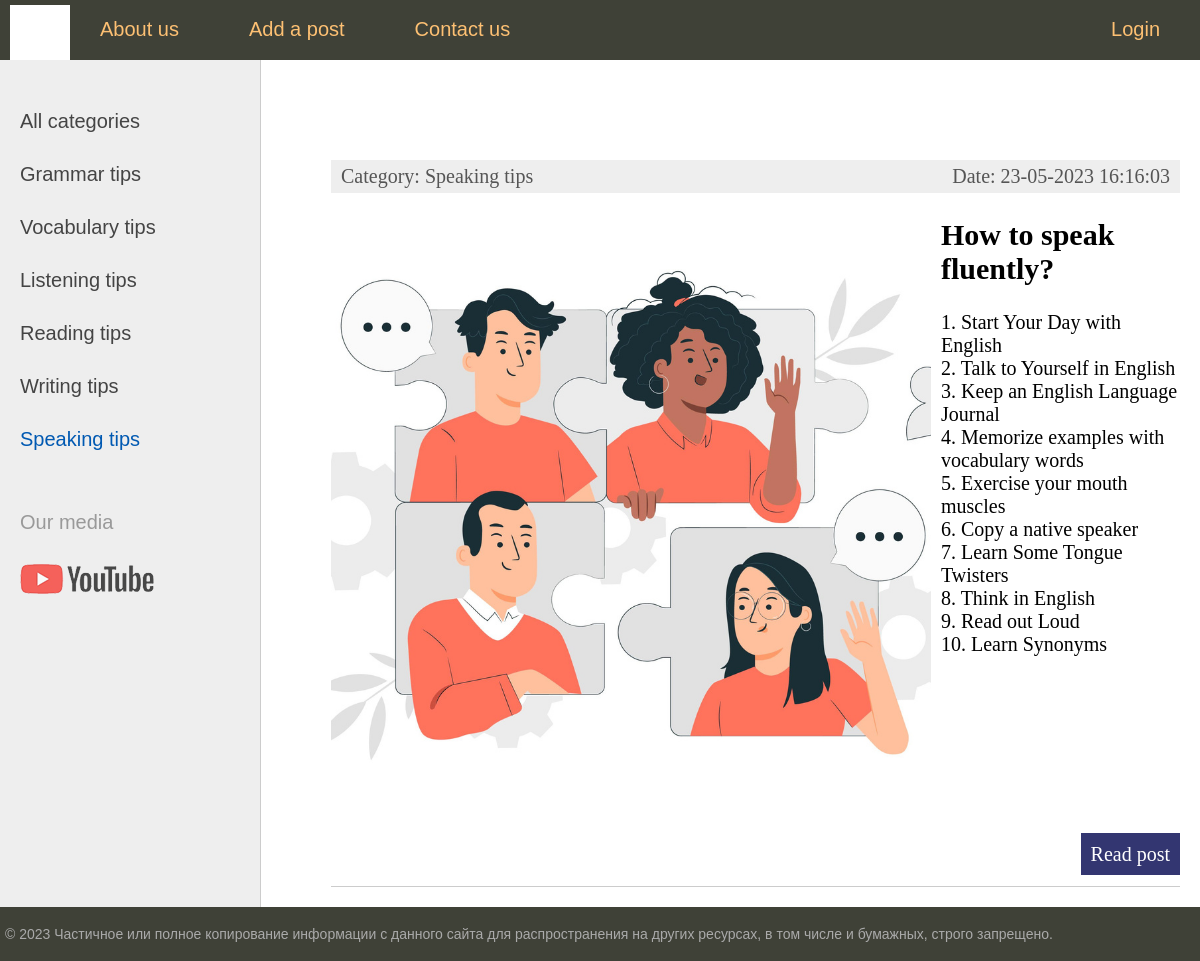
/category/6/, run on the app's committed database.
### blog/models.py (models this page shows, shortened)
class Category(models.Model):
    name = models.CharField(max_length=100, db_index=True, verbose_name='Category')
    def __str__(self):
        return self.name
    class Meta:
        verbose_name = 'Category'
        verbose_name_plural = 'Category'
        ordering = ['id']
    def get_absolute_url(self):
        return reverse('category', kwargs={'cat_id': self.pk})

class Blog(models.Model):
    title = models.CharField(max_length=255, verbose_name='topic')
    content = models.TextField(blank=True)
    photo = models.ImageField(upload_to="photos/%Y/%m/%d/")
    video = models.FileField(upload_to="videos/%Y/%m/%d/", null=True) #, validators=[FileExtesionValidator(allowed_extensions=['MOV', 'mp4', 'avi', 'mkv', 'webm'])])
    time_create = models.DateTimeField(auto_now_add=True, verbose_name='Posted')
    time_update = models.DateTimeField(auto_now=True, verbose_name='Last updated')
    is_published = models.BooleanField(default=True, verbose_name='Published')
    cat = models.ForeignKey('Category', on_delete=models.PROTECT, null=True)
    def get_absolute_url(self):
        return reverse('post', kwargs={'post_id': self.pk})
    class Meta:
        verbose_name = 'A Useful Blog'
        verbose_name_plural = 'A Useful Blog'
        ordering = ['-time_create', 'title']

### blog/views.py (the view)
# urls.py: path('category/<int:cat_id>/', show_category, name='category'),
def show_category(request, cat_id):
    posts = Blog.objects.filter(cat_id=cat_id)
    if len(posts) == 0:
        raise Http404()
    context = {
        'posts': posts,
        'menu': menu,
        'title': 'Categories',
        'cat_selected': cat_id,
    }
    return render(request, 'blogtemplates/index.html', context=context)

### blog/templatetags/blog_tags.py (called while the page is built)
@register.inclusion_tag('blogtemplates/list_categories.html')
def show_categories(sort=None, cat_selected=0):
    if not cat_selected:
        cats = Category.objects.all()
    else:
        cats = Category.objects.order_by(sort)
    return {"cats": cats, "cat_selected": cat_selected}

### blog/templates/blogtemplates/index.html (shortened to what this page needs)
{% extends 'blogtemplates/base.html' %}
{% block content %}
<ul class="list-articles">
	{% for p in posts %}
			<li><div class="article-panel">
	<p class="first">Category: {{p.cat}}</p>
	<p class="last">Date: {{p.time_update|date:"d-m-Y H:i:s"}}</p>
</div>
{% if p.photo %}
	<p><img class="img-article-left thumb" src="{{p.photo.url}}"></p>
{% endif %}
				<h2>{{p.title}}</h2>
	{% autoescape off %}
	{{p.content|linebreaks|truncatewords:50}}
	{% endautoescape %}
<p class="link-read-post"><a href="{{ p.get_absolute_url }}">Read post</a></p>
            </li>
    {% endfor %}
</ul>
{% endblock %}

### blog/templates/blogtemplates/list_categories.html
{% for c in cats %}
	{% if c.pk == cat_selected %}
		<li class="selected">{{c.name}}</li>
	{% else %}
		<li><a href="{{ c.get_absolute_url }}">{{c.name}}</a></li>
	{% endif %}
{% endfor %}

### blog/static/blog/css/styles.css (style rules this page uses)
html, body { font-family: 'Arial'; margin: 0; padding: 0; height: 100%; width: 100%; color: #444; }
a { color: #0059b2; text-decoration: none; }
img { max-width: 600px; height: auto; }
img.img-article-left { max-width: 500; height: auto; float: left; padding: 0 10px 10px 0; }
img.img-article-left.thumb { max-width: 500; height: auto; }
p.link-read-post { text-align: right; }
p.link-read-post a { padding: 10px; min-width: 100px; background: #333671; color: #fff; text-decoration: none; }
div.article-panel { background: #eee; padding: 5px 10px 5px 10px; box-sizing: border-box; overflow: hidden; color: #555; }
div.article-panel p.first { margin: 0; float: left; }
div.article-panel p.last { margin: 0; float: right; }
ul.list-articles { list-style: none; margin: 0; padding: 0; }
ul.list-articles li { border-bottom: 1px solid #ccc; }
.left-chapters ul li { margin: 30px 0 0 0; color: #999; }
.left-chapters ul li.selected { color: #0059b2; }
.left-chapters ul li a { color: #444; text-decoration: none; }

### data on the page
Category: name "Grammar tips"
Category: name "Vocabulary tips"
Category: name "Listening tips"
Category: name "Reading tips"
Category: name "Writing tips"
Category: name "Speaking tips"
Blog: cat "Speaking tips", time_update "23-05-2023 16:16:03", photo (picture), title "How to speak fluently?", content "1. Start Your Day with English 2. Talk to Yourself in English 3. Keep an English Language Journal 4. Memorize examples with vocabulary words 5. Exercise your mouth muscles 6. Copy a native speaker 7. Learn Some Tongue Twisters 8. Think in English 9. Read out Loud 10. Learn Synonyms"

### other printed values
{{ m.title }} "About us" "Add a post" "Contact us"
{{ m.title }} "Login"
